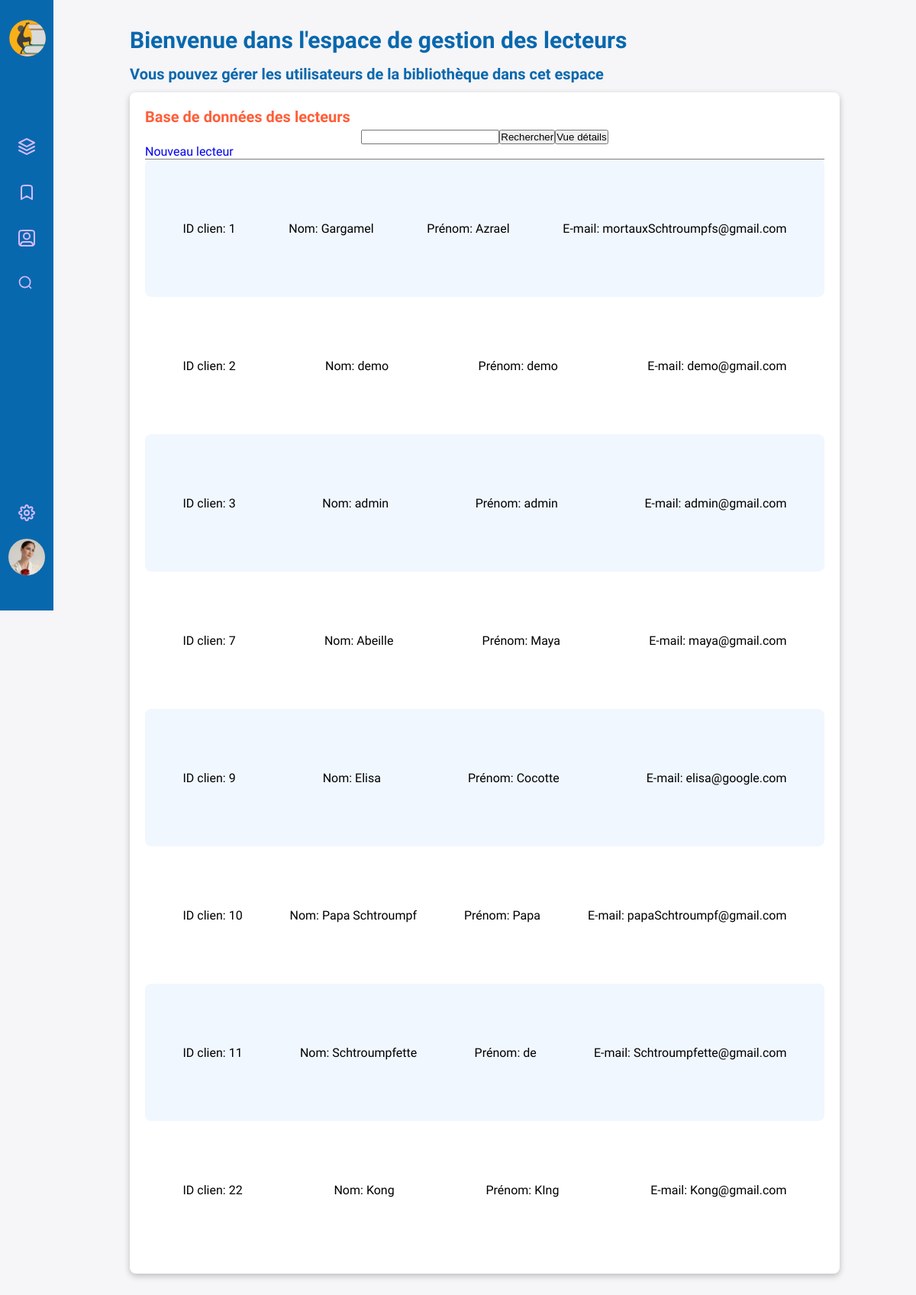
The page /admin/crud-user.php (signed in) on the database its author committed.
### tables this page shows
CREATE TABLE IF NOT EXISTS `user` (
  `id_user` int NOT NULL AUTO_INCREMENT,
  `firstname` varchar(150) DEFAULT NULL,
  `lastname` varchar(150) DEFAULT NULL,
  `mail` varchar(150) DEFAULT NULL,
  `password` varchar(150) DEFAULT NULL,
  `adress` varchar(250) DEFAULT NULL,
  `avatar` varchar(1) DEFAULT NULL,
  `role` tinyint(1) DEFAULT NULL,
  PRIMARY KEY (`id_user`)
);

### admin/crud-user.php (the view, shortened to what this page needs)
<?php
require_once '../connexion.php';
include_once '../admin/header-main.php';
?>
<section id="crud-user" class="row-limit-size-db">
    <div class="container-dashboard-base">
        <h1 class="h1-dashboard">Bienvenue dans l'espace de gestion des lecteurs</h1>
        <h2 class="h2-dashboard">Vous pouvez gérer les utilisateurs de la bibliothèque dans cet espace</h2>
        <div class="container-crud-book-tabs">
            <div id="box-crud-user" class="box-dashboard">
                <div class="search-add-crud-book">
                    <h3 class="h3-dashboard">Base de données des lecteurs</h3>
                    <div class="search-crud-input">
                        <form action="" method="post">
                            <input type="text" id="input-seach-user" class="input-search" name="text">
                            <input type="submit" id="btn-search-user" class="btn-search" name='rechercher' value="Rechercher"></input>
                            <button type="button" id="btn-all-detail">Vue détails</button>
                        </form>
                    </div>
                    <a href="#box-loan-register" type="button" id="btn-add-book" class="btn-add">Nouveau lecteur</a>
                </div>
                <div id="container-list-book-crud">
                    <ul class="list-book-crud">
                        <?php
                        if (isset($_POST['rechercher']) && !empty($_POST['rechercher'])) {
                            $recheche = $_POST['text'];
                            $userSql = $db->prepare('SELECT `id_user`,`firstname`,`lastname`,`mail`,`adress` FROM `user`
                        WHERE `id_user` LIKE "%' . $recheche . '%" OR  `lastname` LIKE "%' . $recheche . '%"');
                            $userSql->execute();
                            while ($user = $userSql->fetch(PDO::FETCH_ASSOC)) {
                                $idUser = $user['id_user'];
                        ?>
                                <li class="item-book-crud">
                                    <ul class="detail-item-book-crud">
                                        <li class="id-crud-user"> ID clien: <?= $user['id_user'] ?></li>
                                        <li class="firstname-crud-user">Nom: <?= $user['lastname'] ?></li>
                                        <li class="lastname-crud-user">Prénom: <?= $user['firstname'] ?></li>
                                        <li class="mail-crud-user">E-mail: <?= $user['mail'] ?></li>
                                        <li class="btn-option-crud" data-idWork="" data-title="" data-pict="">
                                        </li>
                                        <div class="container-complete-detail-info-book">
                                            <div class="container-flex-crud">
                                                <div class="item-complete-center">
                                                    <h3>Emprunts en cour</h3>
                                                    <ul class="all-info-history-loan">
                                                        <?php
                                                        $epuruntEnCour = false;
                                                        $empruntSql = $db->prepare(
                                                            'SELECT `copy_id`, `work`.`title`, `work`.`pict`,
                                            DATE_FORMAT(`release_date`, "%d/%m/%Y") AS `release`,
                                            DATE_FORMAT(`theoretical_date`, "%d/%m/%Y") AS `theoreticaldate`
                                            FROM `loan`
                                            INNER JOIN `copy`
                                            ON `copy`.`id_copy` = `loan`.`copy_id`
                                            INNER JOIN `work`
                                            ON `copy`.`work_id` = `work`.`id_work`
                                            WHERE `loan`.`status`=1 AND `loan`.`user_id` = :id_user'
                                                        );
                                                        $empruntSql->bindParam('id_user', $idUser, PDO::PARAM_INT);
                                                        $empruntSql->execute();
                                                        while ($emprunt = $empruntSql->fetch(PDO::FETCH_ASSOC)) {
                                                            $epuruntEnCour = true;
                                                        ?>
                                                            <li class="loan-history-row">
                                                                <ul class="item-loan-history-row">
                                                                    <li class="pict-crud-user">
                                                                        <img src="../img/books/<?= $emprunt['pict'] ?>" alt="<?= $emprunt['title'] ?>" class="pict-book-crud">
                                                                    </li>
                                                                    <li class="title-crud-user">Title: <?= $emprunt['title'] ?> </li>
                                                                    <li class="id-copy-crud-user"> Id-copy: <?= $emprunt['copy_id'] ?></li>
                                                                    <li class="date-start-crud-user">Date debut d'emprunt: <?= $emprunt['release'] ?></li>
                                                                    <li class="date-close-crud-user">Date de retour theorerique: <?= $emprunt['theoreticaldate'] ?></li>
                                                                    <li class="btn-option-crud" data-idWork="['id_work']" data-title="['title']" data-pict="['pict']"><img src="../img/picto/magic-wand-02.svg" alt="Crayon">
                                                                    </li>
                                                                </ul>
                                                            </li>
                                                        <?php }
                                                        if ($epuruntEnCour == false) { ?>
                                                            <p>Ce client n'a pas d'emprunt en cour</p>
                                                        <?php }
                                                        ?>
                                                    </ul>
                                                    <h3>Histoire des emprunts du client</h3>
                                                    <ul class="all-info-history-loan">
                                                        <?php
                                                        $epuruntHistorique = false;
                                                        $empruntSql = $db->prepare(
                                                            'SELECT `copy_id`, `work`.`title`, `work`.`pict`,
                                            DATE_FORMAT(`release_date`, "%d/%m/%Y") AS `release`,
                                            DATE_FORMAT(`date_return_loan`, "%d/%m/%Y") AS `return`
                                            FROM `loan`
                                            INNER JOIN `copy`
                                            ON `copy`.`id_copy` = `loan`.`copy_id`
                                            INNER JOIN `work`
                                            ON `copy`.`work_id` = `work`.`id_work`
                                            WHERE `loan`.`status`=0 AND `loan`.`user_id` = :id_user'
                                                        );
                                                        $empruntSql->bindParam('id_user', $idUser, PDO::PARAM_INT);
                                                        $empruntSql->execute();
                                                        while ($emprunt = $empruntSql->fetch(PDO::FETCH_ASSOC)) {
                                                            $epuruntHistorique = true;
                                                        ?>
                                                            <li class="loan-history-row">
                                                                <ul class="item-loan-history-row">
                                                                    <li class="pict-crud-user">
                                                                        <img src="../img/books/<?= $emprunt['pict'] ?>" alt="<?= $emprunt['title'] ?>" class="pict-book-crud">
                                                                    </li>
                                                                    <li class="title-crud-user">Title: <?= $emprunt['title'] ?> </li>
                                                                    <li class="id-copy-crud-user"> Id-copy: <?= $emprunt['copy_id'] ?></li>
                                                                    <li class="date-start-crud-user">Date debut d'emprunt: <?= $emprunt['release'] ?></li>
                                                                    <li class="date-close-crud-user">Date de retour theorerique: <?= $emprunt['return'] ?></li>
                                                                    <li class="btn-option-crud" data-idWork="['id_work']" data-title="['title']" data-pict="['pict']"><img src="../img/picto/magic-wand-02.svg" alt="Crayon">
                                                                    </li>
                                                                </ul>
                                                            </li>
                                                        <?php }
                                                        if ($epuruntHistorique == false) { ?>
                                                            <p>Ce client n'a jamais emprunté de livre</p>
                                                        <?php } ?>
                                                    </ul>
                                                </div>
                                            </div>
                                        </div>
                                        <li class="container-box-option-crud">
                                    </ul>
                                </li>
                            <?php }
                        } else {
                            $userSql = $db->prepare('SELECT `id_user`,`firstname`,`lastname`,`mail`,`adress` FROM `user`');
                            $userSql->execute();
                            while ($user = $userSql->fetch(PDO::FETCH_ASSOC)) {
                            ?>
                                <li class="item-book-crud">
                                    <ul class="detail-item-book-crud">
                                        <li class="id-crud-user"> ID clien: <?= $user['id_user'] ?></li>
                                        <li class="firstname-crud-user">Nom: <?= $user['lastname'] ?></li>
                                        <li class="lastname-crud-user">Prénom: <?= $user['firstname'] ?></li>
                                        <li class="mail-crud-user">E-mail: <?= $user['mail'] ?></li>
                                        <li class="btn-option-crud" data-idWork="" data-title="" data-pict="">
                                        </li>
                                        <li class="container-box-option-crud">
                                    </ul>
                                </li>
                        <?php }
                        } ?>
                    </ul>
                </div>
            </div>
        </div>
    </div>
</section>
</main>
</body>
</html>

### css/style-admin.css (style rules this page uses)
@media screen and (min-width: 950px) { .row-limit-size-db { padding-top: 40px; padding-left: 100px; padding: 40px 100px; } }
body { background: #f6f5f7; font-family: "Hind Madurai", sans-serif; overflow-x: hidden; }
h1.h1-dashboard { font-size: 20px; line-height: 25px; text-align: inherit; color: #0868ae; margin-bottom: 6px; }
h1.h1-dashboard::first-letter { text-transform: uppercase; }
@media screen and (min-width: 950px) { h1.h1-dashboard { font-size: 30px; margin-bottom: 20px; padding-left: 0; } }
h2.h2-dashboard { font-size: 14px; text-align: inherit; color: #0868ae; margin-bottom: 6px; }
@media screen and (min-width: 950px) { h2.h2-dashboard { font-size: 20px; margin-bottom: 12px; } }
h3.h3-dashboard { font-size: 18px; text-align: inherit; color: #ff5e38; margin-right: auto; }
@media screen and (min-width: 950px) { h3.h3-dashboard { font-size: 20px; } }
ul { list-style: none; }
a { text-decoration: none; }
div.container-dashboard-base .box-dashboard { width: 100%; height: -moz-fit-content; height: fit-content; background-color: #fff; border-radius: 8px; padding: 20px; margin-bottom: 30px; box-shadow: rgba(0, 0, 0, 0.24) 0px 3px 8px; }
.container-crud-book-tabs { height: -moz-fit-content; height: fit-content; display: flex; flex-wrap: wrap; justify-content: center; align-items: center; }
.container-crud-book-tabs div.search-add-crud-book { position: sticky; top: 0; width: 100%; background-color: #fff; z-index: 3; border-bottom: 1px solid gray; }
.container-crud-book-tabs div.search-add-crud-book div.search-crud-input form { position: relative; display: flex; flex-wrap: wrap; flex-direction: column; justify-content: center; align-items: center; padding-top: 5px; }
@media screen and (min-width: 1200px) { .container-crud-book-tabs div.search-add-crud-book div.search-crud-input form { flex-direction: row; align-items: baseline; } }
.container-crud-book-tabs div#container-list-book-crud ul.list-book-crud li.item-book-crud { padding-top: 30px; padding-bottom: 30px; }
.container-crud-book-tabs div#container-list-book-crud ul.list-book-crud li.item-book-crud:nth-child(odd) { background-color: #f0f7ff; border-radius: 8px; }
.container-crud-book-tabs div#container-list-book-crud ul.list-book-crud li.item-book-crud ul.detail-item-book-crud { position: relative; display: flex; flex-wrap: wrap; flex-direction: column; justify-content: space-between; align-items: center; width: 90%; margin: 0 auto; min-height: 120px; }
@media screen and (min-width: 950px) { .container-crud-book-tabs div#container-list-book-crud ul.list-book-crud li.item-book-crud ul.detail-item-book-crud { flex-direction: row; } }
.container-crud-book-tabs div#container-list-book-crud ul.list-book-crud li.item-book-crud ul.detail-item-book-crud li { text-align: center; padding: 5px; }
.container-crud-book-tabs div#container-list-book-crud ul.list-book-crud li.item-book-crud ul.detail-item-book-crud li.btn-option-crud { position: absolute; right: -40px; top: -20px; font-size: 30px; padding: 2px 8px; width: -moz-fit-content; width: fit-content; height: -moz-fit-content; height: fit-content; border-radius: 8px; }
@media screen and (min-width: 1200px) { .container-crud-book-tabs div#container-list-book-crud ul.list-book-crud li.item-book-crud ul.detail-item-book-crud li.btn-option-crud { position: absolute; right: -60px; top: -20px; } }
.container-crud-book-tabs div#container-list-book-crud ul.list-book-crud li.item-book-crud ul.detail-item-book-crud li.container-box-option-crud { position: absolute; top: 0; right: -60px; }

### rows shown on the page
user: id_user "1", lastname "Gargamel", firstname "Azrael", mail "mortauxSchtroumpfs@gmail.com"
user: id_user "2", lastname "demo", firstname "demo", mail "demo@gmail.com"
user: id_user "3", lastname "admin", firstname "admin", mail "admin@gmail.com"
user: id_user "7", lastname "Abeille", firstname "Maya", mail "maya@gmail.com"
user: id_user "9", lastname "Elisa", firstname "Cocotte", mail "elisa@google.com"
user: id_user "10", lastname "Papa Schtroumpf", firstname "Papa", mail "papaSchtroumpf@gmail.com"
user: id_user "11", lastname "Schtroumpfette", firstname "de", mail "Schtroumpfette@gmail.com"
user: id_user "22", lastname "Kong", firstname "KIng", mail "Kong@gmail.com"
